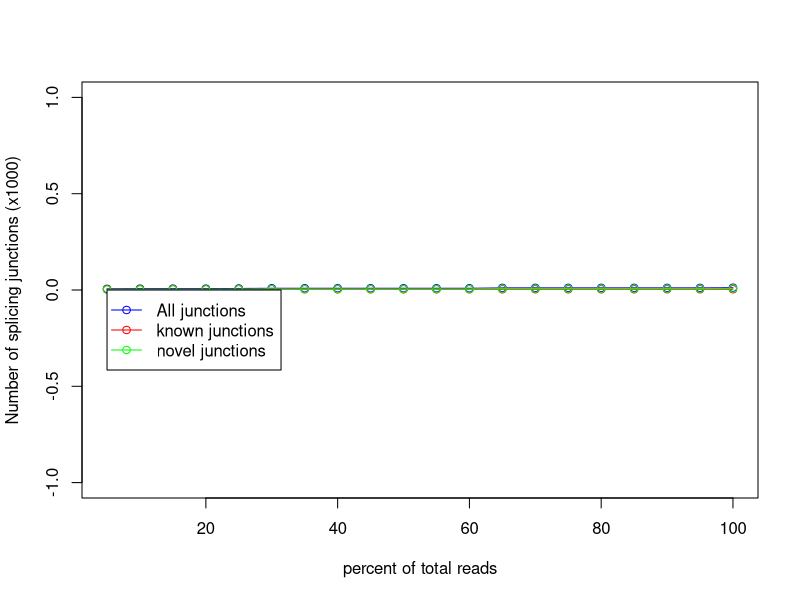

Write R code to recreate this figure.
pdf('CONTROL_REP4.junctionSaturation_plot.pdf')
x=c(5,10,15,20,25,30,35,40,45,50,55,60,65,70,75,80,85,90,95,100)
y=c(4,4,4,4,4,4,4,4,4,4,4,4,4,4,4,4,4,4,4,4)
z=c(6,7,7,7,8,9,9,9,9,9,9,9,11,11,11,11,11,11,11,12)
w=c(2,3,3,3,4,5,5,5,5,5,5,5,7,7,7,7,7,7,7,8)
m=max(0,0,0)
n=min(0,0,0)
plot(x,z/1000,xlab='percent of total reads',ylab='Number of splicing junctions (x1000)',type='o',col='blue',ylim=c(n,m))
points(x,y/1000,type='o',col='red')
points(x,w/1000,type='o',col='green')
legend(5,0, legend=c("All junctions","known junctions", "novel junctions"),col=c("blue","red","green"),lwd=1,pch=1)
dev.off()
